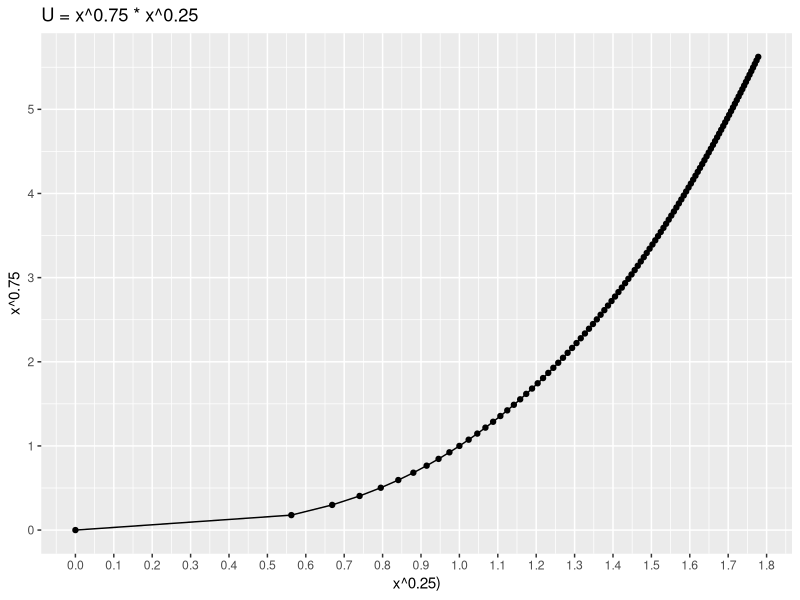

This chart was generated by the following R code:
values <- seq(0,10,.1)
x1 <- values^.25
x2 <- values^.75
ind.plot.df <- subset(data.frame(expand.grid(x1,x2)), (x1*x2)==10)
library(ggplot2)
ggplot(ind.plot.df,aes(x=x1,y=x2)) + geom_point() + geom_line() +
       scale_x_continuous(breaks=seq(0,2,.1)) + scale_y_continuous(breaks=seq(0,6,1)) + labs(x="x^0.25)",y="x^0.75",title="U = x^0.75 * x^0.25")
